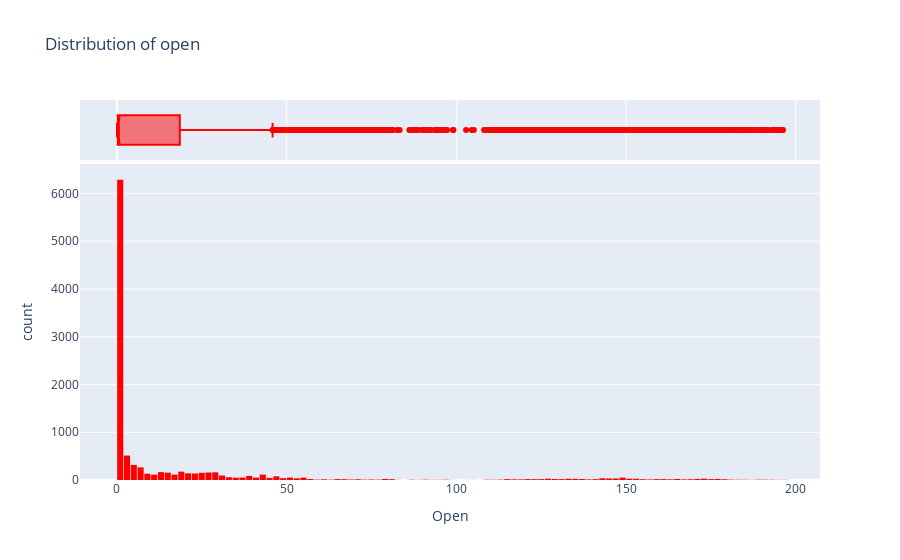

Notebook cell for this chart:
### Code cell
fig = px.histogram(apple, 
                   x='Open', 
                   marginal='box', 
                   color_discrete_sequence=['red'], 
                   title='Distribution of open')
fig.update_layout(bargap=0.1)
fig.show()

### Figure 1 — Plotly figure (JSON) as saved in the notebook; plotly's stock layout.template omitted (floating-point values rounded to 4 significant figures; data arrays with more than 128 entries replaced by an {"elided": "..."} marker saying what was removed)
{"data": [{"alignmentgroup": "True", "bingroup": "x", "hovertemplate": "Open=%{x}<br>count=%{y}<extra></extra>", "legendgroup": "", "marker": {"color": "red", "pattern": {"shape": ""}}, "name": "", "offsetgroup": "", "orientation": "v", "showlegend": false, "type": "histogram", "x": {"elided": "10791 float values"}, "xaxis": "x", "yaxis": "y"}, {"alignmentgroup": "True", "hovertemplate": "Open=%{x}<extra></extra>", "legendgroup": "", "marker": {"color": "red"}, "name": "", "notched": true, "offsetgroup": "", "showlegend": false, "type": "box", "x": {"elided": "10791 float values"}, "xaxis": "x2", "yaxis": "y2"}], "layout": {"bargap": 0.1, "barmode": "relative", "legend": {"tracegroupgap": 0}, "title": {"text": "Distribution of open"}, "xaxis": {"anchor": "y", "domain": [0, 1], "title": {"text": "Open"}}, "xaxis2": {"anchor": "y2", "domain": [0, 1], "matches": "x", "showgrid": true, "showticklabels": false}, "yaxis": {"anchor": "x", "domain": [0, 0.8316], "title": {"text": "count"}}, "yaxis2": {"anchor": "x2", "domain": [0.8416, 1], "matches": "y2", "showgrid": false, "showline": false, "showticklabels": false, "ticks": ""}}}
